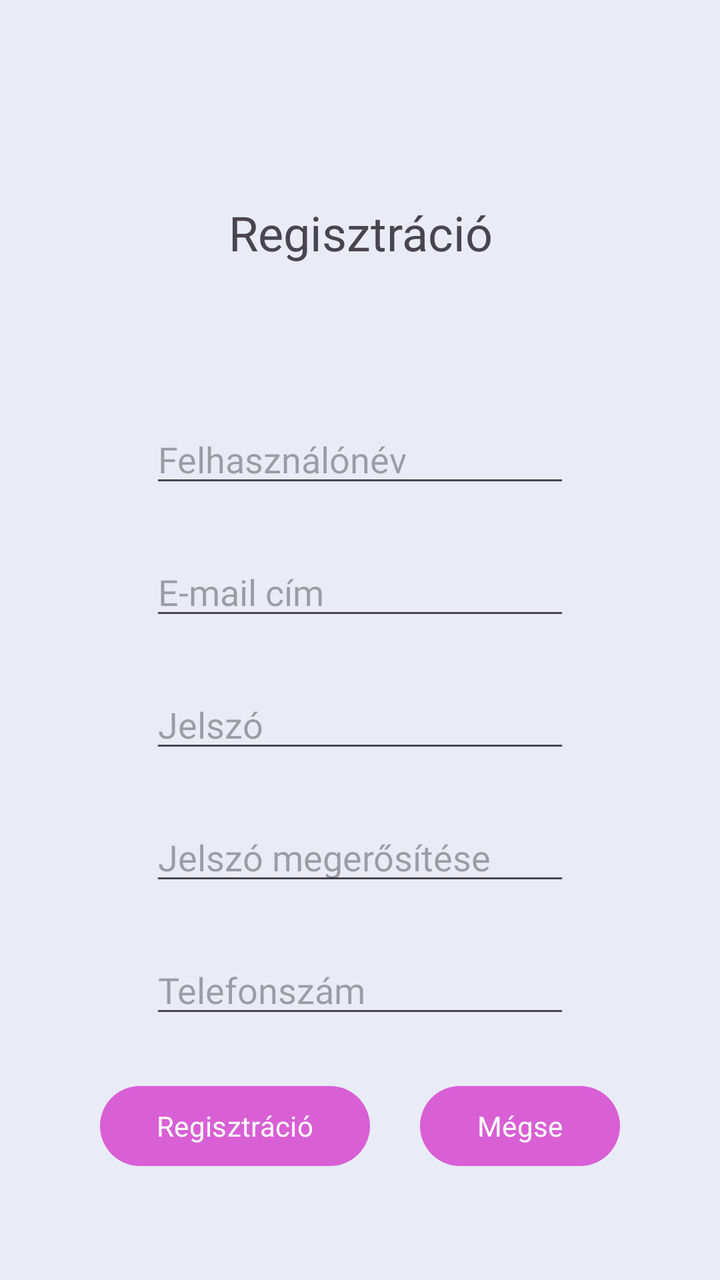
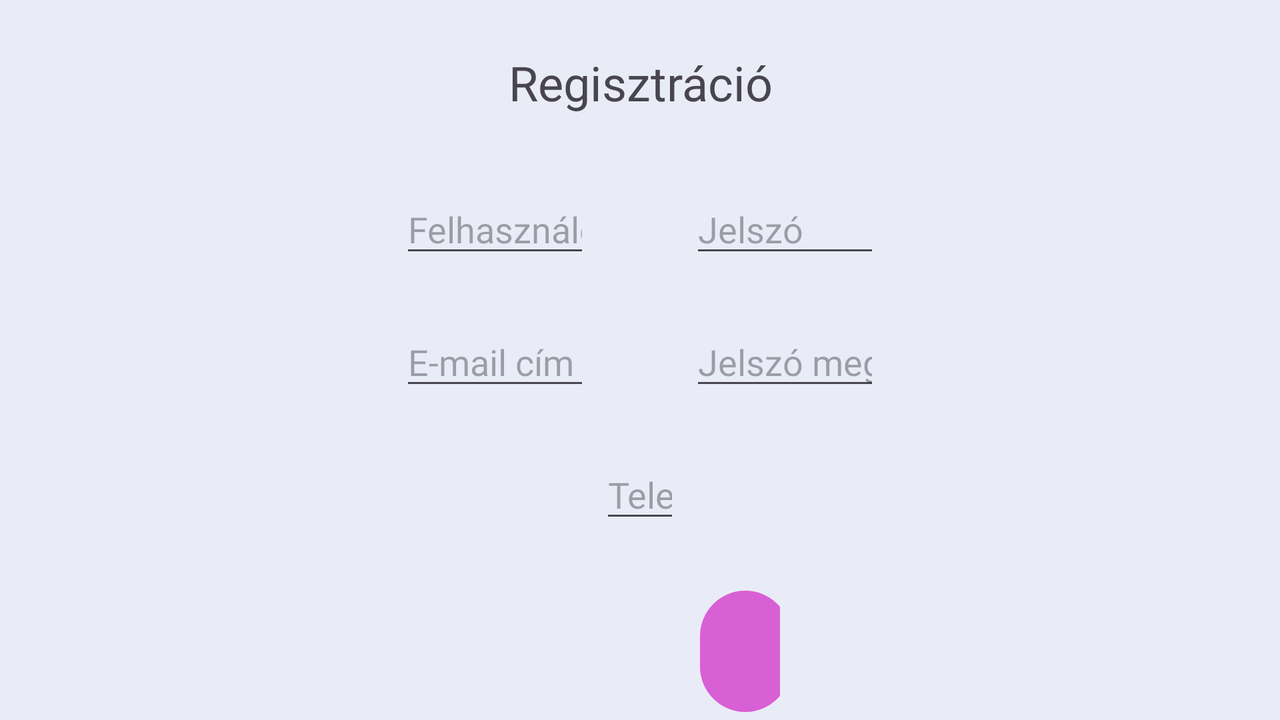

Two renders of one Android screen. The first uses the default layout on a phone; the second uses the alternative layout the repository ships for a different screen configuration, on a matching device. The two XML files are below.
<!-- AndroidManifest.xml: application theme Theme.FurdoruhaWebshop -->
<!-- res/layout/activity_register.xml -->
<?xml version="1.0" encoding="utf-8"?>
<RelativeLayout
    xmlns:android="http://schemas.android.com/apk/res/android"
    xmlns:app="http://schemas.android.com/apk/res-auto"
    xmlns:tools="http://schemas.android.com/tools"
    android:id="@+id/main"
    android:layout_width="match_parent"
    android:layout_height="match_parent"
    tools:context=".RegisterActivity"
    style="@style/background">

    <TextView
        android:id="@+id/registerText"
        android:layout_width="match_parent"
        android:layout_height="wrap_content"
        android:text="@string/registration"
        android:textAlignment="center"
        android:textSize="24sp"
        android:layout_marginTop="100dp"
        android:layout_alignParentStart="true"
        android:layout_alignParentEnd="true"
        />

    <EditText
        android:id="@+id/username"
        android:layout_width="wrap_content"
        android:layout_height="wrap_content"
        android:layout_below="@+id/registerText"
        android:layout_alignParentStart="true"
        android:layout_alignParentEnd="true"
        android:layout_marginStart="75sp"
        android:layout_marginTop="75dp"
        android:layout_marginEnd="75sp"
        android:ems="10"
        android:inputType="textPersonName"
        android:hint="@string/username" />

    <EditText
        android:id="@+id/email"
        android:layout_width="wrap_content"
        android:layout_height="wrap_content"
        android:layout_below="@+id/username"
        android:layout_alignParentStart="true"
        android:layout_alignParentEnd="true"
        android:layout_marginStart="75sp"
        android:layout_marginTop="25dp"
        android:layout_marginEnd="75sp"
        android:ems="10"
        android:inputType="textEmailAddress"
        android:hint="@string/email" />

    <EditText
        android:id="@+id/password"
        android:layout_width="wrap_content"
        android:layout_height="wrap_content"
        android:layout_below="@+id/email"
        android:layout_alignParentStart="true"
        android:layout_alignParentEnd="true"
        android:layout_marginStart="75sp"
        android:layout_marginTop="25dp"
        android:layout_marginEnd="75sp"
        android:ems="10"
        android:inputType="textPassword"
        android:hint="@string/password" />

    <EditText
        android:id="@+id/passwordCon"
        android:layout_width="wrap_content"
        android:layout_height="wrap_content"
        android:layout_below="@+id/password"
        android:layout_alignParentStart="true"
        android:layout_alignParentEnd="true"
        android:layout_marginStart="75sp"
        android:layout_marginTop="25dp"
        android:layout_marginEnd="75sp"
        android:ems="10"
        android:inputType="textPassword"
        android:hint="@string/passwordCon" />

    <EditText
        android:id="@+id/phone"
        android:layout_width="wrap_content"
        android:layout_height="wrap_content"
        android:layout_below="@+id/passwordCon"
        android:layout_alignParentStart="true"
        android:layout_alignParentEnd="true"
        android:layout_marginStart="75sp"
        android:layout_marginTop="25dp"
        android:layout_marginEnd="75sp"
        android:ems="10"
        android:inputType="phone"
        android:hint="@string/phone" />

    <LinearLayout
        android:layout_width="wrap_content"
        android:layout_height="wrap_content"
        android:layout_below="@+id/phone"
        android:layout_alignParentStart="true"
        android:layout_alignParentEnd="true"
        android:layout_marginStart="50dp"
        android:layout_marginTop="25dp"
        android:layout_marginEnd="50dp">

        <Button
            android:id="@+id/register"
            android:layout_width="wrap_content"
            android:layout_height="wrap_content"
            android:layout_marginEnd="25dp"
            android:layout_weight="1"
            android:onClick="registration"
            android:text="@string/registration" />

        <Button
            android:id="@+id/cancel"
            android:layout_width="wrap_content"
            android:layout_height="wrap_content"
            android:layout_weight="1"
            android:onClick="cancel"
            android:text="@string/cancel" />
    </LinearLayout>


</RelativeLayout>
<!-- resources referenced by this layout -->
<resources>
  <string name="cancel">Mégse</string>
  <string name="email">E-mail cím</string>
  <string name="password">Jelszó</string>
  <string name="passwordCon">Jelszó megerősítése</string>
  <string name="phone">Telefonszám</string>
  <string name="registration">Regisztráció</string>
  <string name="username">Felhasználónév</string>
  <style name="background" parent="">
          <item name="android:background">@color/background</item>
      </style>
  <style name="Theme.FurdoruhaWebshop" parent="Base.Theme.FurdoruhaWebshop" />
  <color name="background">#e9ecf7</color>
  <style name="Base.Theme.FurdoruhaWebshop" parent="Theme.Material3.DayNight.NoActionBar">
          <item name="colorPrimary">@color/pink</item>
          <item name="android:fontFamily">@font/family</item>
      </style>
  <color name="pink">#d95fd5</color>
</resources>
<!-- res/layout-land/activity_register.xml (the repository's variant of the layout above) -->
<!-- drawn on the phone turned sideways -->
<?xml version="1.0" encoding="utf-8"?>
<RelativeLayout
    xmlns:android="http://schemas.android.com/apk/res/android"
    xmlns:app="http://schemas.android.com/apk/res-auto"
    xmlns:tools="http://schemas.android.com/tools"
    android:id="@+id/main"
    android:layout_width="match_parent"
    android:layout_height="match_parent"
    tools:context=".RegisterActivity"
    style="@style/background">

    <TextView
        android:id="@+id/registerText"
        android:layout_width="match_parent"
        android:layout_height="wrap_content"
        android:text="@string/registration"
        android:textAlignment="center"
        android:textSize="24sp"
        android:layout_marginTop="25dp"
        android:layout_alignParentStart="true"
        android:layout_alignParentEnd="true"
        />

    <LinearLayout
        android:id="@+id/row1"
        android:layout_width="wrap_content"
        android:layout_height="wrap_content"
        android:layout_below="@+id/registerText"
        android:layout_alignParentStart="true"
        android:layout_alignParentEnd="true"
        android:layout_marginStart="200dp"
        android:layout_marginTop="35dp"
        android:layout_marginEnd="200dp">

        <EditText
            android:id="@+id/username"
            android:layout_weight="1"
            android:layout_width="match_parent"
            android:layout_height="wrap_content"
            android:hint="@string/username"
            android:inputType="textPersonName"
            android:layout_marginEnd="25dp"/>

        <EditText
            android:id="@+id/password"
            android:layout_weight="1"
            android:layout_width="match_parent"
            android:layout_height="wrap_content"
            android:hint="@string/password"
            android:inputType="textPassword"
            android:layout_marginStart="25dp"/>
    </LinearLayout>

    <LinearLayout
        android:id="@+id/row2"
        android:layout_width="wrap_content"
        android:layout_height="wrap_content"
        android:layout_below="@+id/row1"
        android:layout_alignParentStart="true"
        android:layout_alignParentEnd="true"
        android:layout_marginStart="200dp"
        android:layout_marginTop="25dp"
        android:layout_marginEnd="200dp">

        <EditText
            android:id="@+id/email"
            android:layout_weight="1"
            android:layout_width="match_parent"
            android:layout_height="wrap_content"
            android:inputType="textEmailAddress"
            android:hint="@string/email"
            android:layout_marginEnd="25dp"/>

        <EditText
            android:id="@+id/passwordCon"
            android:layout_weight="1"
            android:layout_width="match_parent"
            android:layout_height="wrap_content"
            android:inputType="textPassword"
            android:hint="@string/passwordCon"
            android:layout_marginStart="25dp"/>
    </LinearLayout>

    <EditText
        android:id="@+id/phone"
        android:layout_width="wrap_content"
        android:layout_height="wrap_content"
        android:layout_below="@+id/row2"
        android:layout_alignParentStart="true"
        android:layout_alignParentEnd="true"
        android:layout_marginStart="300dp"
        android:layout_marginTop="25dp"
        android:layout_marginEnd="300dp"
        android:ems="10"
        android:inputType="phone"
        android:hint="@string/phone" />

    <LinearLayout
        android:layout_width="wrap_content"
        android:layout_height="wrap_content"
        android:layout_below="@+id/phone"
        android:layout_alignParentStart="true"
        android:layout_alignParentEnd="true"
        android:layout_marginStart="250dp"
        android:layout_marginTop="25dp"
        android:layout_marginEnd="250dp">

        <Button
            android:id="@+id/register"
            android:layout_width="wrap_content"
            android:layout_height="wrap_content"
            android:layout_marginEnd="100dp"
            android:layout_weight="1"
            android:onClick="registration"
            android:text="@string/registration" />

        <Button
            android:id="@+id/cancel"
            android:layout_width="wrap_content"
            android:layout_height="wrap_content"
            android:layout_weight="1"
            android:onClick="cancel"

            android:text="@string/cancel" />
    </LinearLayout>


</RelativeLayout>
